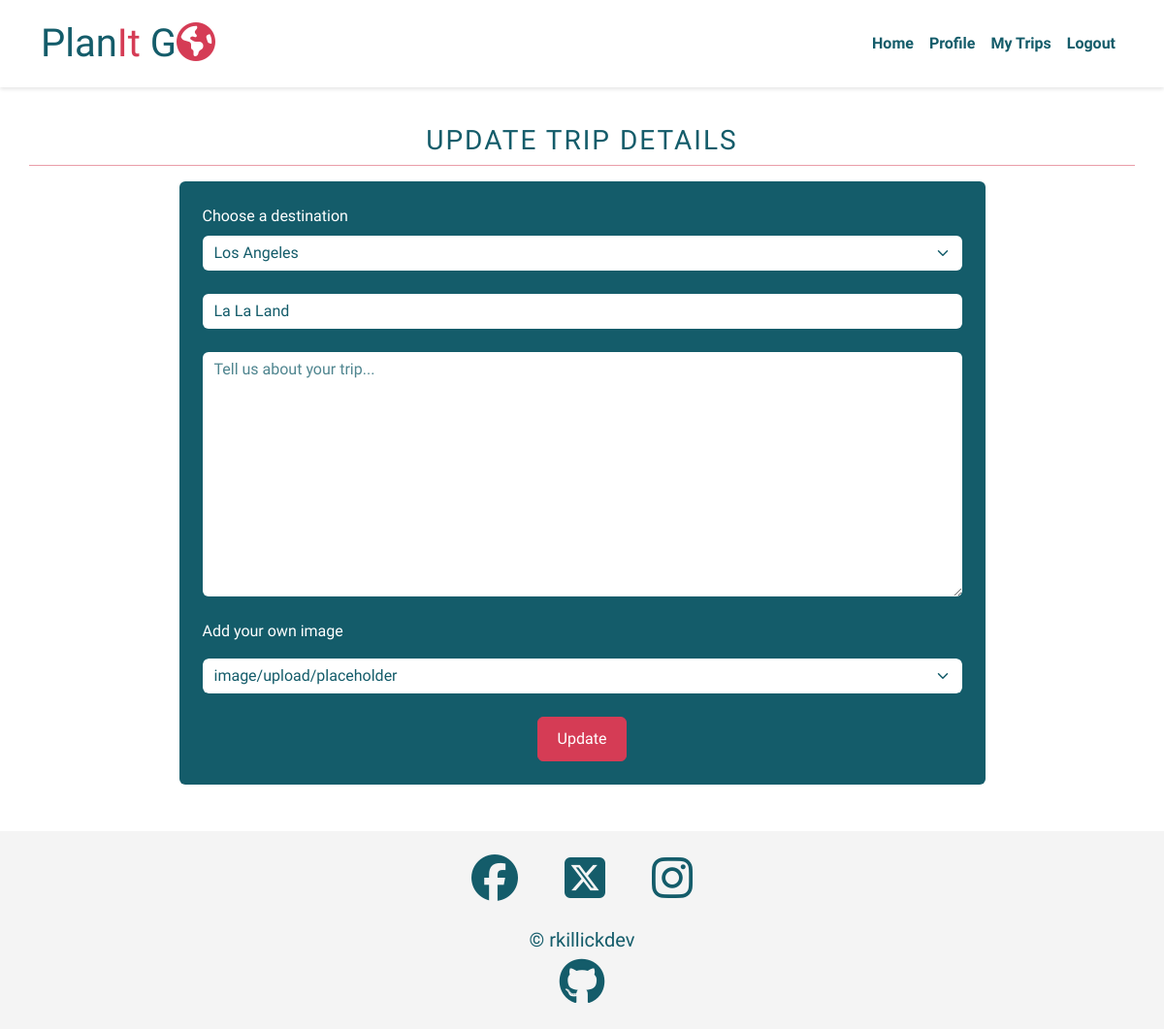
/trips/update_trip/la-la-land-baby/49 (signed in), run on an earlier commit of the app's database.
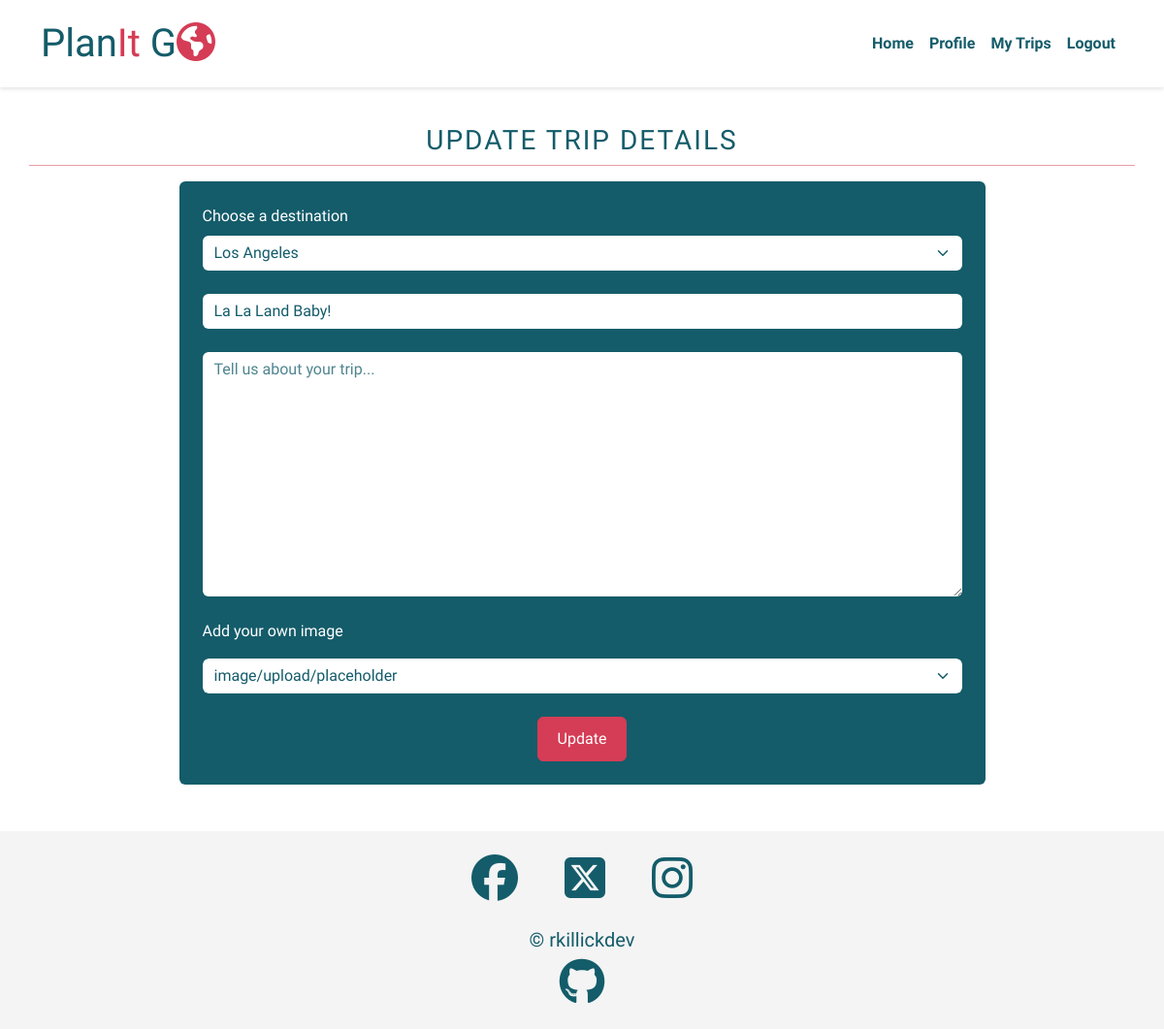
And on a later commit of the database.
### trips/models.py (models this page shows, shortened)
class Trip(models.Model):
    profile = models.ForeignKey(
        Profile, on_delete=models.CASCADE, related_name="trips"
    )
    location = models.ForeignKey(
        Location, on_delete=models.CASCADE, related_name="trips"
    )
    title = models.CharField(max_length=30, unique=True)
    slug = models.SlugField(max_length=30)
    description = models.TextField(blank=True)
    trip_image = CloudinaryField(
        "image",
        default="placeholder",
        transformation={
            "width": "1500",
            "height": "1000",
            "crop": "fill",
            "gravity": "auto",
            "fetch_format": "auto",
            "quality": "auto",
            "dpr": "auto",
            "responsive": True,
        },
        folder="/images/trips",
        format="webp",
    )
    start_date = models.DateField(blank=True, null=True)
    end_date = models.DateField(blank=True, null=True)
    created_on = models.DateTimeField(auto_now_add=True)
    is_complete = models.BooleanField(default=False)
    places = models.ManyToManyField(
        Place, related_name="trip_place", blank=True
    )
    class Meta:
        ordering = ["-start_date"]

### trips/views.py (the view, shortened to what this page needs)
class TripUpdateView(LoginRequiredMixin, SuccessMessageMixin, UpdateView):
    model = Trip
    form_class = TripForm
    template_name = "trips/create_trip.html"
    success_message = "Your trip details have been updated"
    def get_object(self, *args, **kwargs):
        obj = super(TripUpdateView, self).get_object(*args, **kwargs)
        if not obj.profile == self.request.user.profile:
            raise PermissionDenied()
        return obj

### locations/models.py (called while the page is built)
    def __str__(self):
        return self.city

### trips/templates/trips/create_trip.html (shortened to what this page needs)
{% extends "base.html" %}
{% block content %}
{% load static%}
{% load crispy_forms_tags %}
<section id="enter-trip-details"
         class="mt-7">
  <div class="container">
    <div class="row text-center">
      <h2 class="fs-3">
        {% if request.resolver_match.url_name == 'update_trip' %} Update Trip Details {% else %} Enter Trip Details {% endif %}
      </h2>
      <hr>
    </div>
    <div class="row mb-5">
      <div id="form-container" class="medium-w-75" data-form_purpose="{% if request.resolver_match.url_name == 'update_trip' %}update{% else %}create{% endif %}">
        {% crispy form %}
      </div>
    </div>
  </div>
</section>
{% endblock %}

What changed in the data, as far as the page shows it:
changed Trip "Los Angeles": title "La La Land" → "La La Land Baby!"
